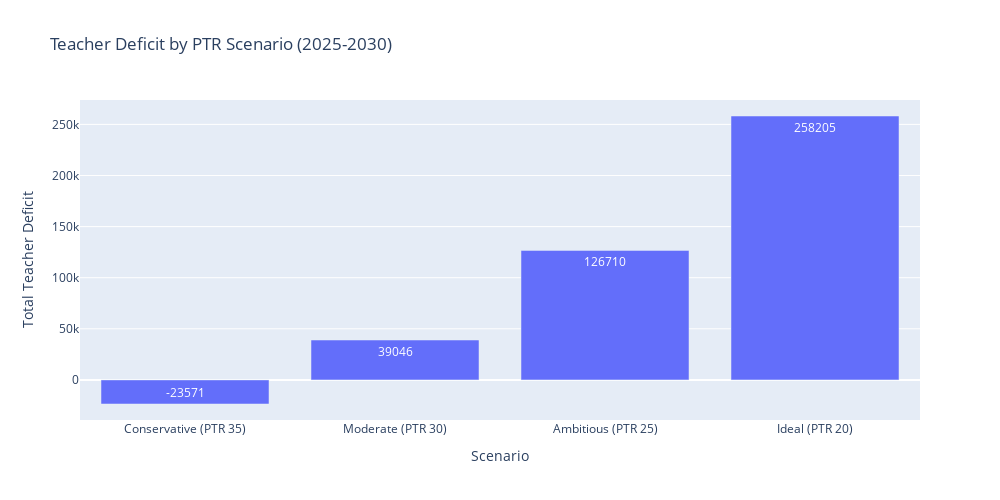

The code cell stored with this chart in its notebook:
### Code cell
# Scenario Analysis
def scenario_analysis(current_df):
    """Perform scenario analysis with different PTR targets"""
    logger.info("Performing scenario analysis...")
    
    scenarios = {
        'Conservative (PTR 35)': 35,
        'Moderate (PTR 30)': 30,
        'Ambitious (PTR 25)': 25,
        'Ideal (PTR 20)': 20
    }
    
    scenario_results = []
    
    total_enrollment_2030 = current_df['Total_Enrollment'].sum()
    projected_enrollment_2030 = int(total_enrollment_2030 * 1.05)  # 5% growth
    
    for scenario_name, target_ptr in scenarios.items():
        required_teachers = int(projected_enrollment_2030 / target_ptr)
        current_teachers = current_df['Total_Teachers'].sum()
        deficit = required_teachers - current_teachers
        annual_recruitment = int(deficit / 5)
        
        scenario_results.append({
            'Scenario': scenario_name,
            'Target_PTR': target_ptr,
            'Projected_Enrollment_2030': projected_enrollment_2030,
            'Required_Teachers_2030': required_teachers,
            'Current_Teachers_2025': current_teachers,
            'Total_Deficit': deficit,
            'Annual_Recruitment_Need': annual_recruitment,
            'Budget_Estimate_Crores': annual_recruitment * 6  # 6L per teacher
        })
    
    scenario_df = pd.DataFrame(scenario_results)
    scenario_df.to_csv(OUTPUT_DIR / 'ptr_scenario_analysis.csv', index=False)
    
    print("\n📊 PTR Scenario Analysis (2025-2030):")
    print(scenario_df.to_string(index=False))
    
    # Visualize
    fig = go.Figure()
    
    fig.add_trace(go.Bar(
        name='Total Deficit',
        x=scenario_df['Scenario'],
        y=scenario_df['Total_Deficit'],
        text=scenario_df['Total_Deficit'],
        textposition='auto',
    ))
    
    fig.update_layout(
        title='Teacher Deficit by PTR Scenario (2025-2030)',
        xaxis_title='Scenario',
        yaxis_title='Total Teacher Deficit',
        width=1000,
        height=500
    )
    
    fig.write_html(OUTPUT_DIR / 'scenario_analysis.html')
    fig.show()
    
    return scenario_df


scenario_df = scenario_analysis(final_df)

### Figure 1 — Plotly figure (JSON) as saved in the notebook; plotly's stock layout.template omitted (floating-point values rounded to 4 significant figures)
{"data": [{"name": "Total Deficit", "text": [-23571, 39046, 126710, 258205], "textposition": "auto", "type": "bar", "x": ["Conservative (PTR 35)", "Moderate (PTR 30)", "Ambitious (PTR 25)", "Ideal (PTR 20)"], "y": [-23571, 39046, 126710, 258205]}], "layout": {"height": 500, "title": {"text": "Teacher Deficit by PTR Scenario (2025-2030)"}, "width": 1000, "xaxis": {"title": {"text": "Scenario"}}, "yaxis": {"title": {"text": "Total Teacher Deficit"}}}}
